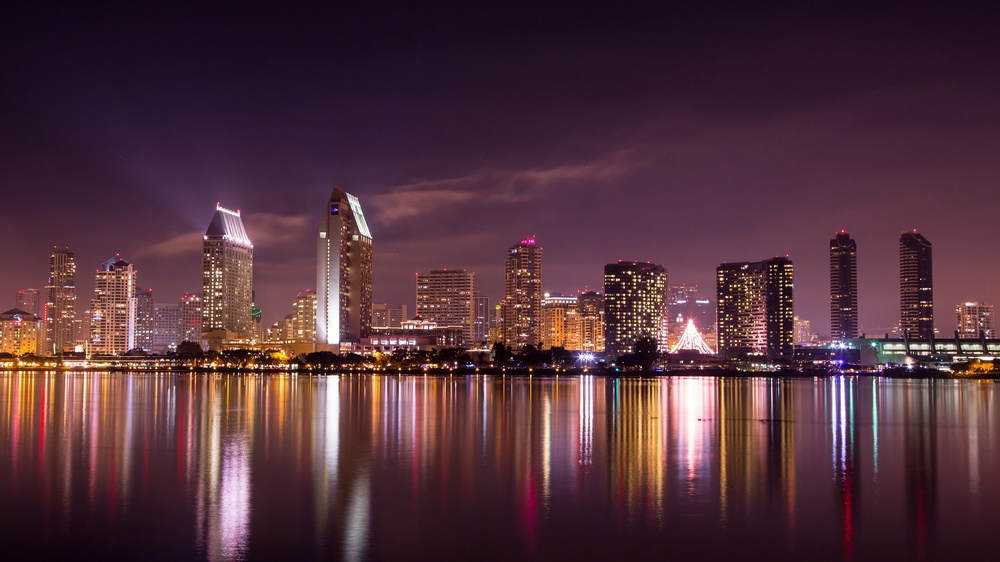
#> input picture Produccion/Francisco Ramirez/RGB - Serial/1.jpg, 1000 x 562 px, shrunk from 3840 x 2160 before the run
$ python RGB.py   (Python 2 division)
#> lines starting #> are read from the running program, lines starting #| are printed output that depends on the picture
__author__ = 'Fco_Hernan'

import numpy as np
from PIL import Image
import time


# convierte una imagen tipo Imagen (de la libreria PIL) en una matriz(ETD) con la informacion RGB de la imagen
def convertirImgMatrixRGB(img):
    return np.array(img.convert("RGB"))


# procedimiento : Suma los componentes R, G, B del pixel de la imagen con el color que se quiere
# y cada suma se divide en dos, obteniendo un promedio
def mezclarRGB(img,r,g,b):
    arrImg=convertirImgMatrixRGB(img)
    for i in range(img.size[1]):
        for j in range(img.size[0]):
            arrImg[i][j][0] = (arrImg[i][j][0]+r)/2
            arrImg[i][j][1] = (arrImg[i][j][1]+g)/2
            arrImg[i][j][2] = (arrImg[i][j][2]+b)/2
    imgRGB=Image.fromarray(arrImg)
    return imgRGB

def main():
    starting_point=time.time()
    img=Image.open("1.jpg")
#> img is the input picture: PIL image 1000x562 RGB; mean R, G, B 81.9, 49.5, 60

    #r,g,b componentes del color a mezclar en decimales
    # 255,0,0 rojo
    r=255
    g=0
    b=0
    imgRGB=mezclarRGB(img,r,g,b)
#> after the loop in mezclarRGB, `for i in range(img.size[1]):`:
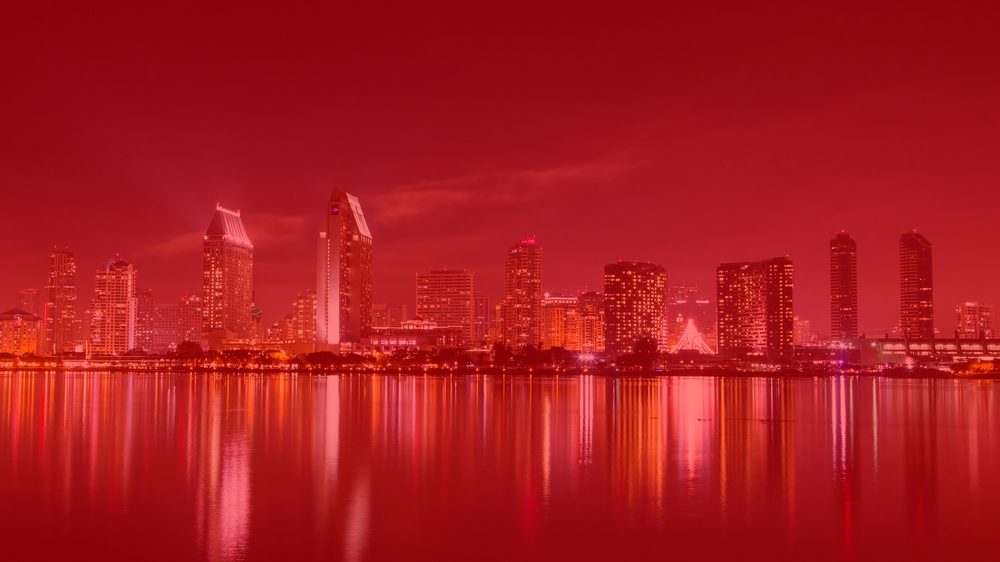
#> arrImg: shape (562, 1000, 3); mean R, G, B 168.2, 24.5, 29.7
    imgRGB.save("output.png")    #guarda la imagen RGB
    elapsed_time=time.time()-starting_point
    print ""
    print "Serial Time [seconds]: " + str(elapsed_time)

main()
